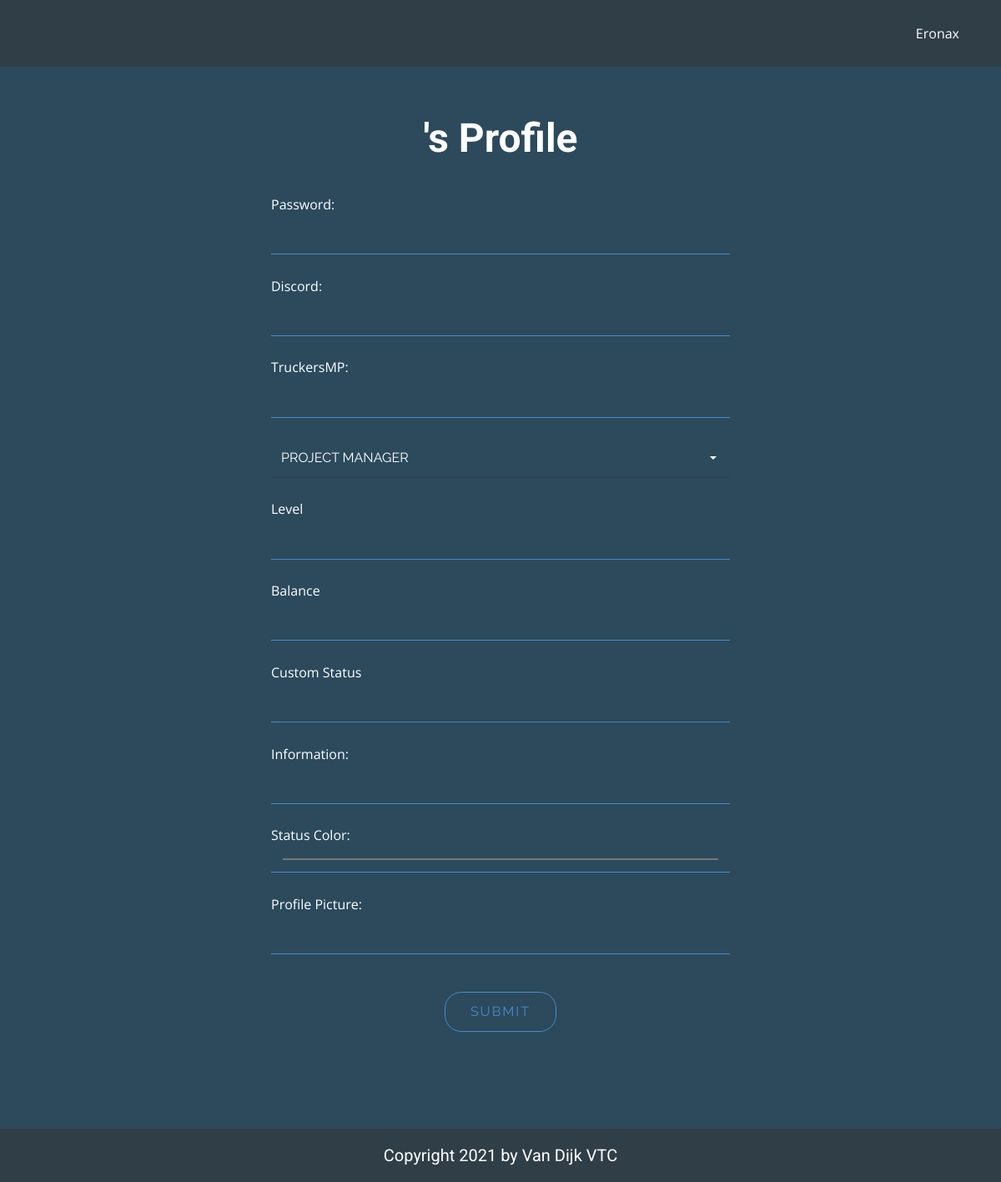
Page /staff_edit.php (signed in) on the earlier database version.
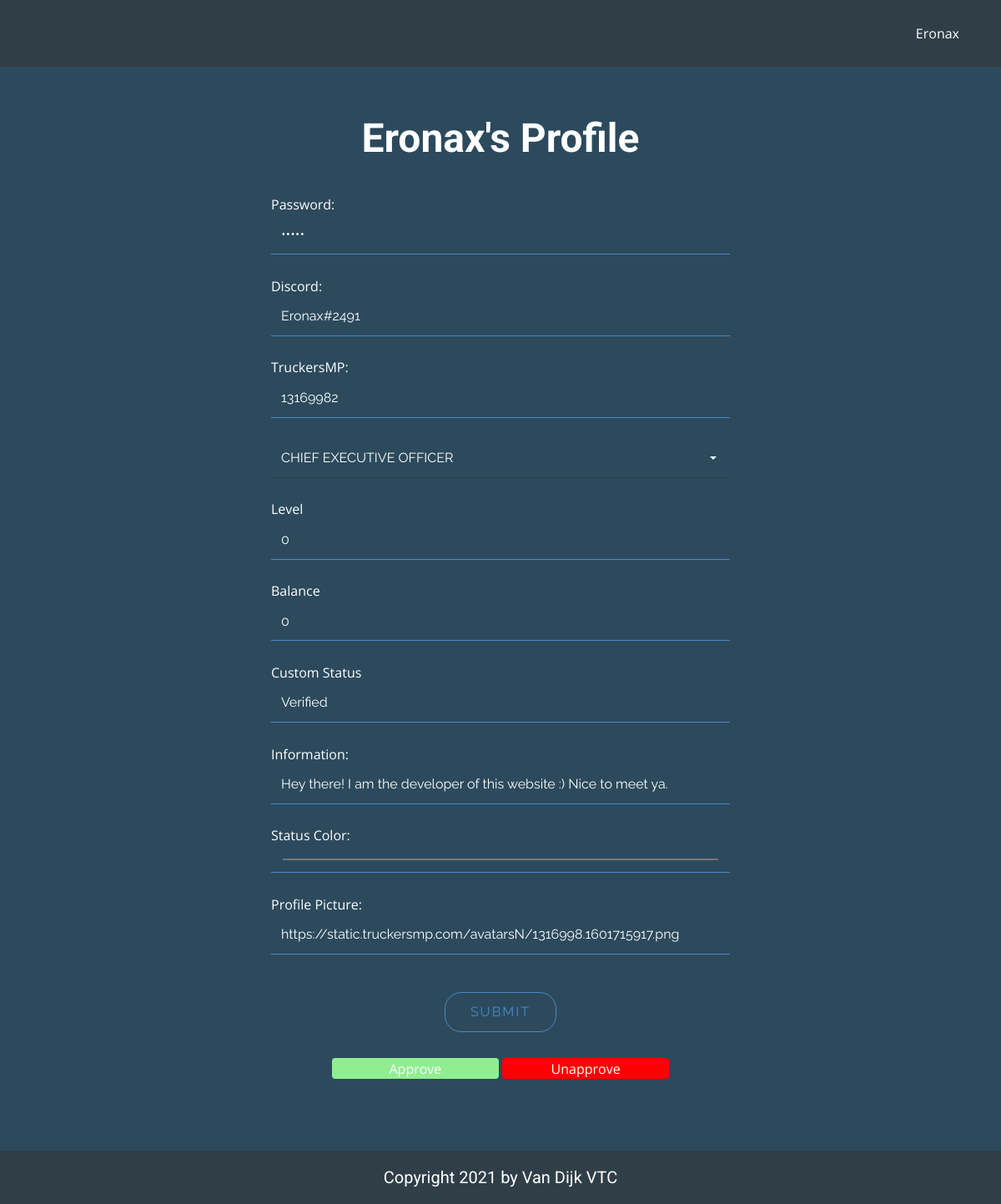
Same page on the later database version.
### tables this page shows
CREATE TABLE IF NOT EXISTS `users` (
  `id` int(11) NOT NULL AUTO_INCREMENT,
  `username` varchar(50) NOT NULL,
  `password` varchar(50) NOT NULL,
  `role_id` int(11) NOT NULL DEFAULT 18,
  `status` varchar(50) NOT NULL DEFAULT 'Not Verified',
  `discord` varchar(50) NOT NULL,
  `truckersmp` varchar(50) NOT NULL,
  `user_pb` text NOT NULL DEFAULT 'https://moonvillageassociation.org/wp-content/uploads/2018/06/default-profile-picture1.jpg',
  `status_color` varchar(50) NOT NULL DEFAULT '#fff',
  `information` text NOT NULL DEFAULT 'There is no information here.',
  `timestamp` timestamp NOT NULL DEFAULT current_timestamp(),
  PRIMARY KEY (`id`),
  KEY `FK_users_roles` (`role_id`),
  CONSTRAINT `FK_users_roles` FOREIGN KEY (`role_id`) REFERENCES `roles` (`id`) ON DELETE NO ACTION ON UPDATE NO ACTION
);

CREATE TABLE IF NOT EXISTS `levels` (
  `id` int(11) NOT NULL AUTO_INCREMENT,
  `username` varchar(50) NOT NULL,
  `level` int(11) NOT NULL DEFAULT 0,
  `timestamp` timestamp NOT NULL DEFAULT current_timestamp() ON UPDATE current_timestamp(),
  PRIMARY KEY (`id`)
);

CREATE TABLE IF NOT EXISTS `banks` (
  `id` int(11) NOT NULL AUTO_INCREMENT,
  `username` varchar(50) NOT NULL,
  `balance` int(11) NOT NULL DEFAULT 0,
  `timestamp` timestamp NOT NULL DEFAULT current_timestamp() ON UPDATE current_timestamp(),
  PRIMARY KEY (`id`)
);

### public/staff_edit.php (called while the page is built, shortened)
<?php
include '../app/database.php';
include '../app/classes/config.php';
if (isset($_GET['id'])) {
    $current_id = $_GET['id'];
} else {
    $current_id = $_SESSION['id'];
}
$all_user_information = get_profile_information($con, $current_id);
$loggeduser = $_SESSION['name'];
$get_user_perms_edit = check_user_perms_edit($con, $loggeduser);
$list_all_roles = list_all_roles($con);
require '../views/staff_edit.view.php';

### app/database.php (called while the page is built, shortened)
<?php
function get_profile_information($con, $current_id)
{
    $query = "SELECT users.id, users.password, users.role_id AS 'roleid', users.username, users.status, users.discord, users.truckersmp, users.user_pb, users.status_color, users.information, users.timestamp, roles.id AS 'role_id', roles.name AS 'role_name', roles.color AS 'role_color', levels.level, banks.balance, roles.perms AS 'perms'
    FROM users
    JOIN roles ON users.role_id=roles.id
    JOIN levels ON users.id=levels.id
    JOIN banks ON users.id=banks.id
    WHERE users.id='$current_id'";
    $result = $con->query($query);
    $get_profile_information = $result->fetch_assoc();
    return $get_profile_information;
}
function check_user_perms_edit($con, $loggeduser)
{
    $query = "SELECT roles.perms
    FROM users
    JOIN roles ON users.role_id=roles.id
    WHERE users.username='$loggeduser'";
    $result = $con->query($query);
    $get_user_perms_edit = $result->fetch_assoc();
    return $get_user_perms_edit;
}
function list_all_roles($con)
{
    $query = "SELECT roles.id, roles.name FROM roles";
    $list_all_roles = $con->query($query);
    return $list_all_roles;
}

### views/staff_edit.view.php (the view, shortened to what this page needs)
<!DOCTYPE html>
<html style="font-size: 16px;">
<head>
  <link rel="stylesheet" href="../views/css/nicepage_add.css" media="screen">
  <link rel="stylesheet" href="../views/css/add.css" media="screen">
  <link rel="stylesheet" href="../views/css/button.css" media="screen">
</head>
<body class="u-body">
  <?php include($header); ?>
  <section class="u-align-center u-clearfix u-custom-color-2 u-section-1" id="sec-58b6">
    <div class="u-clearfix u-sheet u-sheet-1">
      <h1 class="u-text u-text-1"><?php echo $all_user_information['username'] ?>'s Profile</h1>
      <div class="u-form u-form-1">
        <form action="../app/classes/staff_edit.php?id=<?php echo $all_user_information['id'] ?>" method="POST" class="u-clearfix u-form-spacing-20 u-inner-form" style="padding: 10px" source="custom" name="form">
          <div class="u-form-group u-form-name">
            <label for="name-3b9a" class="u-label">Password:</label>
            <input type="password" value="<?php echo $all_user_information['password'] ?>" id="name-3b9a" name="password" class="u-border-1 u-border-no-left u-border-no-right u-border-no-top u-border-palette-1-base u-custom-font u-font-raleway u-input u-input-rectangle u-input-1" required="" <?php if ($get_user_perms_edit['perms'] < 100) { ?> disabled <?php } ?>>
          </div>
          <br>
          <div class="u-form-group u-form-name">
            <label for="name-3b9a" class="u-label">Discord:</label>
            <input type="text" value="<?php echo $all_user_information['discord'] ?>" id="name-3b9a" name="discord" class="u-border-1 u-border-no-left u-border-no-right u-border-no-top u-border-palette-1-base u-custom-font u-font-raleway u-input u-input-rectangle u-input-1" required="">
          </div>
          <br>
          <div class="u-form-group u-form-name">
            <label for="name-3b9a" class="u-label">TruckersMP:</label>
            <input type="text" value="<?php echo $all_user_information['truckersmp'] ?>" id="name-3b9a" name="truckersmp" class="u-border-1 u-border-no-left u-border-no-right u-border-no-top u-border-palette-1-base u-custom-font u-font-raleway u-input u-input-rectangle u-input-1" required="">
          </div>
          <br>
          <div class="u-form-group u-form-select u-form-group-2">
            <div class="u-form-select-wrapper">
              <select id="select-ce55" name="role_id" class="u-border-1 u-border-custom-color-1 u-border-no-left u-border-no-right u-border-no-top u-custom-font u-font-raleway u-input u-input-rectangle u-input-2">
                <?php while ($role = $list_all_roles->fetch_assoc()) : ?>
                  <option value="<?php echo $role['id'] ?>"><?php echo $role['name'] ?></option>
                <?php endwhile; ?>
              </select>
              <svg xmlns="http://www.w3.org/2000/svg" width="14" height="12" version="1" class="u-caret">
                <path fill="currentColor" d="M4 8L0 4h8z"></path>
              </svg>
            </div>
          </div>
          <br>
          <div class="u-form-group u-form-group-3">
            <label for="text-8b2a" class="u-label">Level</label>
            <input type="text" value="<?php echo $all_user_information['level'] ?>" id="text-8b2a" name="level" class="u-border-1 u-border-no-left u-border-no-right u-border-no-top u-border-palette-1-base u-custom-font u-font-raleway u-input u-input-rectangle u-input-1" required="">
          </div>
          <br>
          <div class="u-form-group u-form-group-3">
            <label for="text-8b2a" class="u-label">Balance</label>
            <input type="text" value="<?php echo $all_user_information['balance'] ?>" id="text-8b2a" name="balance" class="u-border-1 u-border-no-left u-border-no-right u-border-no-top u-border-palette-1-base u-custom-font u-font-raleway u-input u-input-rectangle u-input-1" required="" <?php if ($get_user_perms_edit['perms'] < 90) { ?> disabled <?php } ?>>
          </div>
          <br>
          <div class="u-form-group u-form-group-3">
            <label for="text-8b2a" class="u-label">Custom Status</label>
            <input type="text" value="<?php echo $all_user_information['status'] ?>" id="text-8b2a" name="status" class="u-border-1 u-border-no-left u-border-no-right u-border-no-top u-border-palette-1-base u-custom-font u-font-raleway u-input u-input-rectangle u-input-1" required="" <?php if ($get_user_perms_edit['perms'] < 90) { ?> disabled <?php } ?>>
          </div>
          <br>
          <div class="u-form-email u-form-group">
            <label for="email-3b9a" class="u-label">Information:</label>
            <input type="text" value="<?php echo $all_user_information['information'] ?>" id="email-3b9a" name="information" class="u-border-1 u-border-no-left u-border-no-right u-border-no-top u-border-palette-1-base u-custom-font u-font-raleway u-input u-input-rectangle u-input-1" required="">
          </div>
          <br>
          <div class="u-form-group u-form-group-3">
            <label for="text-8b2a" class="u-label">Status Color:</label>
            <input type="color" value="<?php echo $all_user_information['status_color'] ?>" id="text-8b2a" name="status_color" class="u-border-1 u-border-no-left u-border-no-right u-border-no-top u-border-palette-1-base u-custom-font u-font-raleway u-input u-input-rectangle u-input-1" required="">
          </div>
          <br>
          <div class="u-form-group u-form-group-3">
            <label for="text-8b2a" class="u-label">Profile Picture:</label>
            <input type="text" value="<?php echo $all_user_information['user_pb'] ?>" id="text-8b2a" name="user_pb" class="u-border-1 u-border-no-left u-border-no-right u-border-no-top u-border-palette-1-base u-custom-font u-font-raleway u-input u-input-rectangle u-input-1" required="">
          </div>
          <br>
          <div class="u-align-center u-form-group u-form-submit">
            <a href="#" class="u-border-1 u-border-hover-palette-4-base u-border-palette-1-base u-btn u-btn-round u-btn-submit u-button-style u-custom-font u-font-raleway u-none u-radius-20 u-text-hover-palette-4-base u-btn-1">Submit</a>
          </div>
        </form>
        <?php if ($get_user_perms_edit['perms'] > 100) { ?>
          <button class="button_blue" style="vertical-align:middle; width: 200px; background-color: lightgreen;" data-href="../app/classes/approve.php?id=<?php echo $_GET['id'] ?>"><span>Approve</span></button>
          <button class="button_blue" style="vertical-align:middle; width: 200px; background-color: red;" data-href="../app/classes/unapprove.php?id=<?php echo $_GET['id'] ?>"><span>Unapprove</span></button>
        <?php } ?>
      </div>
      <br>
    </div>
  </section>
  <?php include($footer); ?>
</body>
</html>

### views/layout/header.php (shortened to what this page needs)
<?php
include_once '../app/classes/config.php';
include_once '../app/database.php';
?>
<header class="u-clearfix u-custom-color-1 u-header u-header" id="sec-7588">
    <div class="u-clearfix u-sheet u-sheet-1">
        <nav class="u-menu u-menu-dropdown u-offcanvas u-menu-1" data-responsive-from="XS">
            <?php if (!isset($_SESSION['loggedin'])) { ?>
                <div class="u-custom-menu u-nav-container">
                    <ul class="u-custom-font u-nav u-text-font u-unstyled u-nav-1">
                        <li class="u-nav-item"><a class="u-button-style u-nav-link u-text-active-white u-text-hover-palette-1-base" href="../public/index.php" style="padding: 10px 20px;">Home</a>
                            <div class="u-nav-popup">
                                <ul class="u-h-spacing-20 u-nav u-unstyled u-v-spacing-10 u-nav-2">
                                    <li class="u-nav-item"><a class="u-button-style u-custom-color-2 u-nav-link" href="../public/login.php">Login</a>
                                    </li>
                                    <li class="u-nav-item"><a class="u-button-style u-custom-color-2 u-nav-link" href="../public/register.php">Register</a>
                                    </li>
                                </ul>
                            </div>
                        </li>
                    </ul>
                </div>
                <div class="u-custom-menu u-nav-container-collapse">
                    <div class="u-container-style u-custom-color-1 u-inner-container-layout u-sidenav">
                        <div class="u-sidenav-overflow">
                            <div class="u-menu-close"></div>
                            <ul class="u-align-center u-nav u-popupmenu-items u-unstyled u-nav-3">
                                <li class="u-nav-item"><a class="u-button-style u-nav-link" href="../public/index.php" style="padding: 10px 20px;">Home</a>
                                    <div class="u-nav-popup">
                                        <ul class="u-h-spacing-20 u-nav u-unstyled u-v-spacing-10 u-nav-4">
                                            <li class="u-nav-item"><a class="u-button-style u-custom-color-2 u-nav-link" href="../public/login.php">Login</a>
                                            </li>
                                            <li class="u-nav-item"><a class="u-button-style u-custom-color-2 u-nav-link" href="../public/register.php">Register</a>
                                            </li>
                                        </ul>
                                    </div>
                                </li>
                            </ul>
                        </div>
                    </div>
                    <div class="u-custom-color-1 u-menu-overlay u-opacity u-opacity-70"></div>
                </div>
            <?php } else { ?>
                <div class="u-custom-menu u-nav-container">
                    <ul class="u-custom-font u-nav u-text-font u-unstyled u-nav-1">
                        <li class="u-nav-item"><a class="u-button-style u-nav-link u-text-active-white u-text-hover-palette-1-base" href="../public/index.php" style="padding: 10px 20px;"><?php echo $_SESSION["name"]; ?></a>
                        </li>
                    </ul>
                </div>
            <?php } ?>
        </nav>
    </div>
</header>

### views/layout/footer.php (shortened to what this page needs)
<footer class="u-align-center u-clearfix u-custom-color-1 u-footer u-footer" id="sec-d4d2">
    <div class="u-align-left u-clearfix u-sheet u-sheet-1">
        <h5 class="u-align-center u-text u-text-1">Copyright 2021 by Van Dijk VTC</h5>
    </div>
</footer>

### views/css/add.css (style rules this page uses)
.u-section-1 { background-image: none; }
.u-section-1 .u-sheet-1 { min-height: 502px; }
.u-section-1 .u-text-1 { width: 550px; font-weight: 700; margin: 60px auto 0; }
.u-section-1 .u-form-1 { width: 570px; margin: 30px auto 60px; }
.u-section-1 .u-input-1 { text-transform: none; }
.u-section-1 .u-form-group-2 { margin-left: 0; }
.u-section-1 .u-input-2 { text-transform: uppercase; }
.u-section-1 .u-btn-1 { background-image: none; border-style: solid; text-transform: uppercase; letter-spacing: 2px; }

### views/css/button.css (style rules this page uses)
.button_blue { display: inline-block; border-radius: 4px; background-color: #4959a0; border: none; color: #FFFFFF; text-align: center; font-size: 16px; width: 100px; transition: all 0.5s; cursor: pointer; margin: 0px; height: 25px; }
.button_blue span { cursor: pointer; display: inline-block; position: relative; transition: 0.5s; }
.button_blue span:after { content: '\00bb'; position: absolute; opacity: 0; top: 0; right: -20px; transition: 0.5s; }

Differences in the rows shown:
now on this page (row edited): users: username "Eronax", discord "Eronax#2491", truckersmp "13169982", level "0", balance "0", status "Verified", information "Hey there! I am the developer of this website :) Nice to meet ya.", status_color "#7979ff", user_pb "https://static.truckersmp.com/avatarsN/1316998.1601715917.png"
Other differences:
form field role_id: "Project Manager" → "Chief Executive Officer"
form field status_color: "#000000" → (not shown)
text now shown: "Approve Unapprove"
